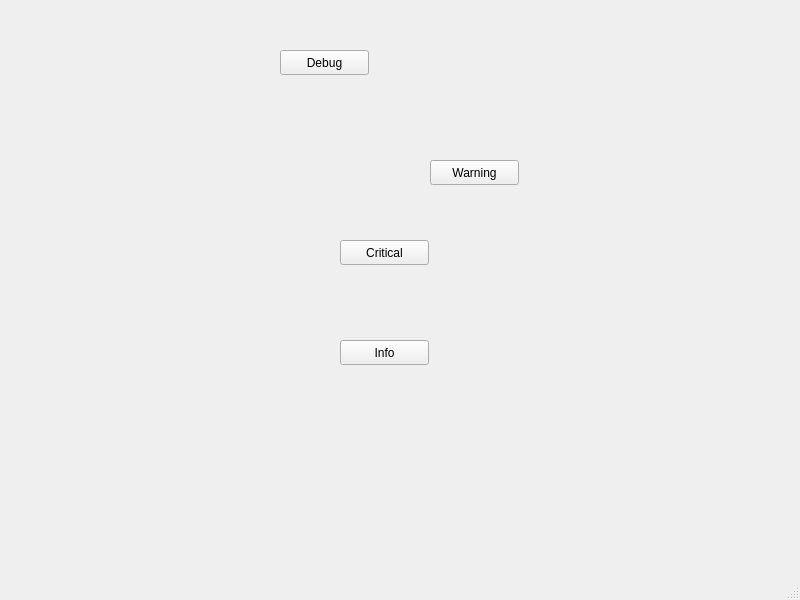
<?xml version="1.0" encoding="UTF-8"?>
<ui version="4.0">
 <class>MainWindow</class>
 <widget class="QMainWindow" name="MainWindow">
  <property name="geometry">
   <rect>
    <x>0</x>
    <y>0</y>
    <width>800</width>
    <height>600</height>
   </rect>
  </property>
  <property name="windowTitle">
   <string>MainWindow</string>
  </property>
  <widget class="QWidget" name="centralwidget">
   <widget class="QPushButton" name="debugButton">
    <property name="geometry">
     <rect>
      <x>280</x>
      <y>50</y>
      <width>89</width>
      <height>25</height>
     </rect>
    </property>
    <property name="text">
     <string>Debug</string>
    </property>
   </widget>
   <widget class="QPushButton" name="warningButton">
    <property name="geometry">
     <rect>
      <x>430</x>
      <y>160</y>
      <width>89</width>
      <height>25</height>
     </rect>
    </property>
    <property name="text">
     <string>Warning</string>
    </property>
   </widget>
   <widget class="QPushButton" name="criticalButton">
    <property name="geometry">
     <rect>
      <x>340</x>
      <y>240</y>
      <width>89</width>
      <height>25</height>
     </rect>
    </property>
    <property name="text">
     <string>Critical</string>
    </property>
   </widget>
   <widget class="QPushButton" name="infoButton">
    <property name="geometry">
     <rect>
      <x>340</x>
      <y>340</y>
      <width>89</width>
      <height>25</height>
     </rect>
    </property>
    <property name="text">
     <string>Info</string>
    </property>
   </widget>
  </widget>
  <widget class="QMenuBar" name="menubar">
   <property name="geometry">
    <rect>
     <x>0</x>
     <y>0</y>
     <width>800</width>
     <height>22</height>
    </rect>
   </property>
  </widget>
  <widget class="QStatusBar" name="statusbar"/>
 </widget>
 <resources/>
 <connections/>
</ui>
